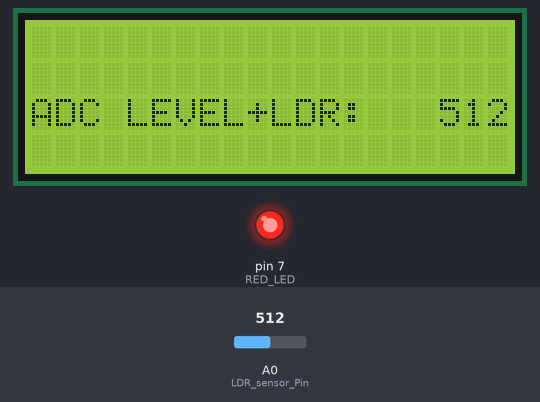
The sketch below on a simulated Arduino Uno, built with avr-gcc and run on an emulated ATmega328P. On the bench: 20×4 character LCD, output pins drawn as LEDs (lit = HIGH). The test bench sets the inputs (shaded band); at power-on: A0 (LDR_sensor_Pin) = 512.

Above: at 2.2 s.
2.3 s: A0 (LDR_sensor_Pin) set to 0
At 2.7 s:
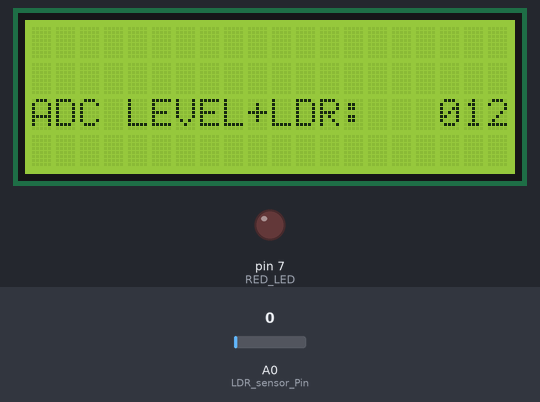
3.8 s: A0 (LDR_sensor_Pin) set to 122
At 5.0 s:
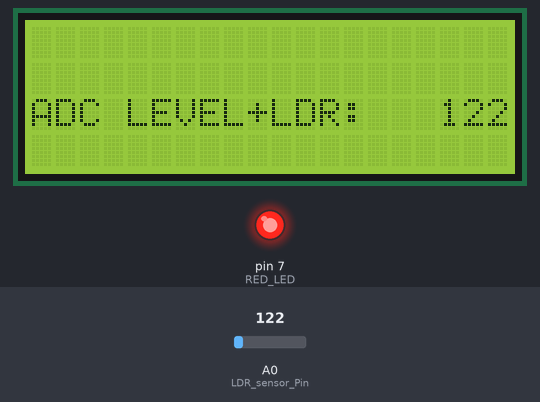
5.3 s: A0 (LDR_sensor_Pin) set to 306
At 6.2 s:
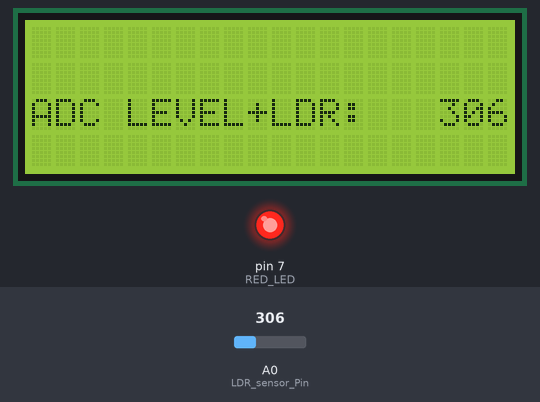
Timing chart, 0 to 8.3 s (numbered marks = the images above; inputs shaded):
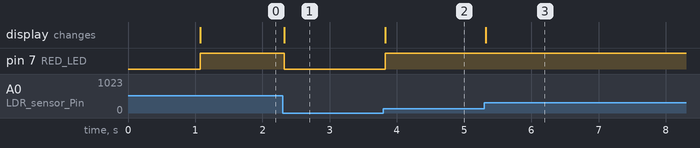

Measured:
- after the input at 2.3 s, pin 7 (RED_LED): HIGH → LOW at once; the display: changes at once (image 1)
- after the input at 3.8 s, pin 7 (RED_LED): LOW → HIGH at once; the display: changes at once (image 2)
- after the input at 5.3 s, the display: changes at once (image 3)

The sketch:

LDR.ino
```cpp
#include<LiquidCrystal.h>
LiquidCrystal lcd(13,12,11,10,9,8);
int LDR_sensor_Pin = A0;
int LDR_sensor_ADC_Value = 0;
int RED_LED = 7;

void setup() {
  lcd.begin(20,4);
  pinMode(RED_LED, OUTPUT);
  lcd.setCursor(0,0);
  lcd.print("LDR based light");
  lcd.setCursor(0,1);
  lcd.print("intensity monitoring");
  lcd.setCursor(0,2);
  lcd.print("system at UPES");
  delay(1000);
  lcd.clear();
}
void loop() {
 LDR_sensor_ADC_Value = analogRead(LDR_sensor_Pin);
 lcd.setCursor(0,2);
 lcd.print("ADC LEVEL+LDR:");
 lcd.setCursor(17,2);
 lcd.print(LDR_sensor_ADC_Value);
 if(LDR_sensor_ADC_Value){
  digitalWrite(RED_LED, HIGH);
  delay(20);
 }else{
  digitalWrite(RED_LED,LOW);
  delay(20);
 }
}
```
